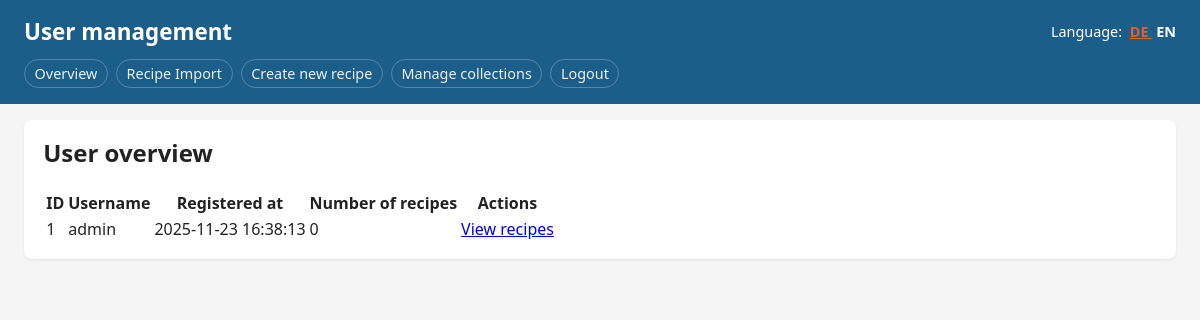
/admin_users.php (signed in), run on the app's committed database.
### tables this page shows
CREATE TABLE users (
    id            INTEGER PRIMARY KEY AUTOINCREMENT,
    username      TEXT NOT NULL UNIQUE,
    password_hash TEXT NOT NULL,
    created_at    TEXT NOT NULL
);

### i18n.php (called while the page is built, shortened)
<?php
function i18n_get_available_languages(): array {
	$langDir = __DIR__ . '/lang';
	$languages = [];
	if (is_dir($langDir)) {
		$files = glob($langDir . '/*.php') ?: [];
		foreach ($files as $file) {
			$code = basename($file, '.php');
			if ($code !== '') {
				$languages[] = $code;
			}
		}
	}
	return $languages;
}
function i18n_detect_language(array $available, string $fallback = 'de'): string {
	if (isset($_SESSION['lang']) && in_array($_SESSION['lang'], $available, true)) {
		return (string)$_SESSION['lang'];
	}
	return $available[0];
}
$__i18n_available = i18n_get_available_languages();
$__i18n_lang = i18n_detect_language($__i18n_available, 'de');
$__i18n_translations = [];
$langFile = __DIR__ . '/lang/' . $__i18n_lang . '.php';
if (is_file($langFile)) {
	$tmp = require $langFile;
	if (is_array($tmp)) {
		$__i18n_translations = $tmp;
	}
}
function t(string $key, string $fallback = ''): string {
	global $__i18n_translations;
	$parts = explode('.', $key);
	$value = $__i18n_translations;
	foreach ($parts as $part) {
		$value = $value[$part];
	}
	if (is_string($value)) {
		return $value;
	}
	return $fallback !== '' ? $fallback : $key;
}
function current_language(): string {
	global $__i18n_lang;
	return $__i18n_lang;
}
function available_languages(): array {
	global $__i18n_available;
	return $__i18n_available;
}

### public/session_bootstrap_page.php (called while the page is built, shortened)
<?php
function require_login_page(): int {
    return (int)$_SESSION['user_id'];
}

### public/admin_users.php (the view, shortened to what this page needs)
<?php
require_once __DIR__ . '/session_bootstrap_page.php';
require_once __DIR__ . '/../i18n.php';
$currentUserId = require_login_page();
$db = get_db();
$stmt = $db->query(
	'SELECT u.id, u.username, u.created_at, COUNT(r.id) AS recipe_count
	 FROM users u
	 LEFT JOIN recipes r ON r.owner_id = u.id
	 GROUP BY u.id, u.username, u.created_at
	 ORDER BY u.id'
);
$users = $stmt->fetchAll(PDO::FETCH_ASSOC);
$languages    = available_languages();
$currentLang  = current_language();
?>
<!doctype html>
<html lang="<?php echo htmlspecialchars($currentLang, ENT_QUOTES | ENT_SUBSTITUTE, 'UTF-8'); ?>">
<head>
	<link rel="stylesheet" href="styles.css">
</head>
<body>
<header class="app-header">
	<div class="app-header-top">
		<h1>
			<?php echo htmlspecialchars(t('admin_users.heading', 'Benutzerverwaltung'), ENT_QUOTES | ENT_SUBSTITUTE, 'UTF-8'); ?>
		</h1>
		<?php if (!empty($languages) && count($languages) > 1): ?>
			<div class="language-switch">
				<span class="language-switch-label">
					<?php echo htmlspecialchars(
						t('auth.language_switch_label', 'Sprache:'),
						ENT_QUOTES | ENT_SUBSTITUTE,
						'UTF-8'
					); ?>
				</span>
				<?php foreach ($languages as $code): ?>
					<?php if ($code === $currentLang): ?>
						<strong><?php echo htmlspecialchars(strtoupper($code), ENT_QUOTES | ENT_SUBSTITUTE, 'UTF-8'); ?></strong>
					<?php else: ?>
						<a href="?lang=<?php echo urlencode($code); ?>">
							<?php echo htmlspecialchars(strtoupper($code), ENT_QUOTES | ENT_SUBSTITUTE, 'UTF-8'); ?>
						</a>
					<?php endif; ?>
				<?php endforeach; ?>
			</div>
		<?php endif; ?>
	</div>
	<nav class="main-nav">
		<a href="index.php">
			<?php echo htmlspecialchars(t('nav.overview', 'Übersicht'), ENT_QUOTES | ENT_SUBSTITUTE, 'UTF-8'); ?>
		</a>
		<a href="archive.php">
			<?php echo htmlspecialchars(t('nav.import', 'Rezept-Import'), ENT_QUOTES | ENT_SUBSTITUTE, 'UTF-8'); ?>
		</a>
		<a href="editor_new.php">
			<?php echo htmlspecialchars(t('nav.new_recipe', 'Neues Rezept schreiben'), ENT_QUOTES | ENT_SUBSTITUTE, 'UTF-8'); ?>
		</a>
		<?php if ($currentUserId === 1): ?>
			<a href="admin_collections.php">
				<?php echo htmlspecialchars(t('nav.admin_collections', 'Sammlungen verwalten'), ENT_QUOTES | ENT_SUBSTITUTE, 'UTF-8'); ?>
			</a>
		<?php endif; ?>
		<a href="logout.php" class="logout-btn">
			<?php echo htmlspecialchars(t('nav.logout', 'Logout'), ENT_QUOTES | ENT_SUBSTITUTE, 'UTF-8'); ?>
		</a>
	</nav>
</header>
<main class="app-main">
	<section class="view-block">
		<h2>
			<?php echo htmlspecialchars(t('admin_users.section_heading', 'Benutzerübersicht'), ENT_QUOTES | ENT_SUBSTITUTE, 'UTF-8'); ?>
		</h2>
		<table class="recipe-table">
			<thead>
				<tr>
					<th><?php echo htmlspecialchars(t('admin_users.th_id', 'ID'), ENT_QUOTES | ENT_SUBSTITUTE, 'UTF-8'); ?></th>
					<th><?php echo htmlspecialchars(t('admin_users.th_username', 'Benutzername'), ENT_QUOTES | ENT_SUBSTITUTE, 'UTF-8'); ?></th>
					<th><?php echo htmlspecialchars(t('admin_users.th_created_at', 'Registriert am'), ENT_QUOTES | ENT_SUBSTITUTE, 'UTF-8'); ?></th>
					<th><?php echo htmlspecialchars(t('admin_users.th_recipe_count', 'Anzahl Rezepte'), ENT_QUOTES | ENT_SUBSTITUTE, 'UTF-8'); ?></th>
					<th><?php echo htmlspecialchars(t('admin_users.th_actions', 'Aktionen'), ENT_QUOTES | ENT_SUBSTITUTE, 'UTF-8'); ?></th>
				</tr>
			</thead>
			<tbody>
			<?php foreach ($users as $user): ?>
				<tr>
					<td><?php echo (int)$user['id']; ?></td>
					<td><?php echo htmlspecialchars($user['username'], ENT_QUOTES | ENT_SUBSTITUTE, 'UTF-8'); ?></td>
					<td><?php echo htmlspecialchars($user['created_at'], ENT_QUOTES | ENT_SUBSTITUTE, 'UTF-8'); ?></td>
					<td><?php echo (int)$user['recipe_count']; ?></td>
					<td>
						<a href="admin_user_recipes.php?user_id=<?php echo (int)$user['id']; ?>">
							<?php echo htmlspecialchars(t('admin_users.action_view_recipes', 'Rezepte ansehen'), ENT_QUOTES | ENT_SUBSTITUTE, 'UTF-8'); ?>
						</a>
					</td>
				</tr>
			<?php endforeach; ?>
			</tbody>
		</table>
	</section>
</main>
</body>
</html>

### public/styles.css (style rules this page uses)
*, *::before, *::after { box-sizing: border-box; }
body { margin: 0; font-family: system-ui, -apple-system, BlinkMacSystemFont, "Segoe UI", sans-serif; background: #f5f5f5; color: #222; }
.app-header { padding: 1rem 1.5rem; background: #1c5e8a; color: #fff; }
.app-header h1 { margin: 0; font-size: 1.4rem; }
.app-main { max-width: 1200px; margin: 0 auto; padding: 1rem 1.5rem 2rem; }
.view-block { background: #fff; padding: 1rem 1.2rem; border-radius: 0.5rem; box-shadow: 0 1px 3px rgba(0,0,0,0.08); }
.view-block h2 { margin-top: 0; }
.main-nav { margin-top: 0.5rem; display: flex; flex-wrap: wrap; gap: 0.75rem; }
.main-nav a { color: #ecf0f1; text-decoration: none; font-size: 0.9rem; padding: 0.25rem 0.6rem; border-radius: 999px; border: 1px solid rgba(255,255,255,0.25); }
.app-header-top { display: flex; align-items: center; justify-content: space-between; gap: 0.75rem; flex-wrap: wrap; }
.language-switch { font-size: 0.9rem; white-space: nowrap; }
.language-switch strong { margin-left: 0.25rem; }
.language-switch a { margin-left: 0.25rem; text-decoration: underline; color: #db6334; font-weight: bold; }
.main-nav { display: flex; flex-wrap: wrap; gap: 0.5rem; margin-top: 0.75rem; }

### data on the page
users: id "1", username "admin", created_at "2025-11-23 16:38:13", recipe_count "0"

### other printed values
t('admin_users.heading', 'Benutzerverwaltung') "User management"
t('auth.language_switch_label', 'Sprache:') "Language:"
$code "DE"
$code "EN"
t('nav.overview', 'Übersicht') "Overview"
t('nav.import', 'Rezept-Import') "Recipe Import"
t('nav.new_recipe', 'Neues Rezept schreiben') "Create new recipe"
t('nav.admin_collections', 'Sammlungen verwalten') "Manage collections"
t('nav.logout', 'Logout') "Logout"
t('admin_users.section_heading', 'Benutzerübersicht') "User overview"
t('admin_users.th_id', 'ID') "ID"
t('admin_users.th_username', 'Benutzername') "Username"
t('admin_users.th_created_at', 'Registriert am') "Registered at"
t('admin_users.th_recipe_count', 'Anzahl Rezepte') "Number of recipes"
t('admin_users.th_actions', 'Aktionen') "Actions"
